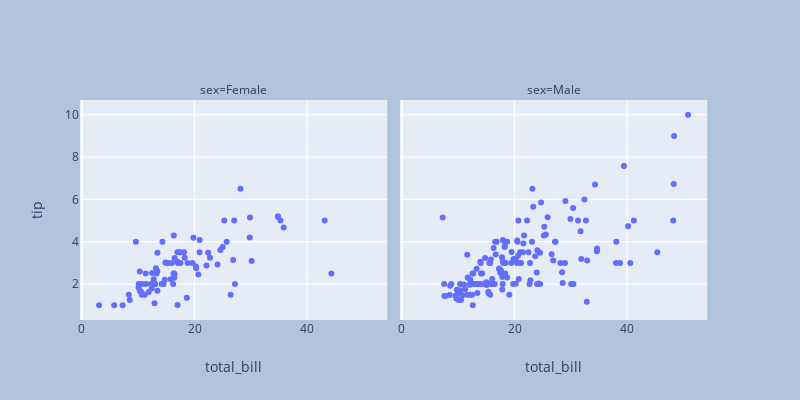

The code cell stored with this chart in its notebook:
### Code cell
fig.update_layout(
    margin=go.layout.Margin(
        pad=0
    ),
    paper_bgcolor="LightSteelBlue"
)

### Figure 1 — Plotly figure (JSON) as saved in the notebook; plotly's stock layout.template omitted (floating-point values rounded to 4 significant figures; data arrays with more than 128 entries replaced by an {"elided": "..."} marker saying what was removed)
{"data": [{"hoverlabel": {"namelength": 0}, "hovertemplate": "sex=Female<br>total_bill=%{x}<br>tip=%{y}", "legendgroup": "", "marker": {"color": "#636efa", "symbol": "circle"}, "mode": "markers", "name": "", "showlegend": false, "type": "scatter", "x": [16.99, 24.59, 35.26, 14.83, 10.33, 16.97, 20.29, 15.77, 19.65, 15.06, 20.69, 16.93, 10.29, 34.81, 26.41, 16.45, 3.07, 17.07, 26.86, 25.28, 14.73, 10.07, 34.83, 5.75, 16.32, 22.75, 11.35, 15.38, 44.3, 22.42, 20.92, 14.31, 7.25, 25.71, 17.31, 10.65, 12.43, 24.08, 13.42, 12.48, 29.8, 14.52, 11.38, 20.27, 11.17, 12.26, 18.26, 8.51, 10.33, 14.15, 13.16, 17.47, 27.05, 16.43, 8.35, 18.64, 11.87, 29.85, 25, 13.39, 16.21, 17.51, 10.59, 10.63, 9.6, 20.9, 18.15, 19.81, 43.11, 13, 12.74, 13, 16.4, 16.47, 12.76, 13.27, 28.17, 12.9, 30.14, 13.42, 15.98, 16.27, 10.09, 22.12, 35.83, 27.18, 18.78], "xaxis": "x", "y": [1.01, 3.61, 5, 3.02, 1.67, 3.5, 2.75, 2.23, 3, 3, 2.45, 3.07, 2.6, 5.2, 1.5, 2.47, 1, 3, 3.14, 5, 2.2, 1.83, 5.17, 1, 4.3, 3.25, 2.5, 3, 2.5, 3.48, 4.08, 4, 1, 4, 3.5, 1.5, 1.8, 2.92, 1.68, 2.52, 4.2, 2, 2, 2.83, 1.5, 2, 3.25, 1.25, 2, 2, 2.75, 3.5, 5, 2.3, 1.5, 1.36, 1.63, 5.14, 3.75, 2.61, 2, 3, 1.61, 2, 4, 3.5, 3.5, 4.19, 5, 2, 2.01, 2, 2.5, 3.23, 2.23, 2.5, 6.5, 1.1, 3.09, 3.48, 3, 2.5, 2, 2.88, 4.67, 2, 3], "yaxis": "y"}, {"hoverlabel": {"namelength": 0}, "hovertemplate": "sex=Male<br>total_bill=%{x}<br>tip=%{y}", "legendgroup": "", "marker": {"color": "#636efa", "symbol": "circle"}, "mode": "markers", "name": "", "showlegend": false, "type": "scatter", "x": {"elided": "157 float values"}, "xaxis": "x2", "y": {"elided": "157 float values"}, "yaxis": "y2"}], "layout": {"annotations": [{"font": {}, "showarrow": false, "text": "sex=Female", "x": 0.24, "xanchor": "center", "xref": "paper", "y": 1, "yanchor": "bottom", "yref": "paper"}, {"font": {}, "showarrow": false, "text": "sex=Male", "x": 0.74, "xanchor": "center", "xref": "paper", "y": 1, "yanchor": "bottom", "yref": "paper"}], "height": 400, "legend": {"tracegroupgap": 0}, "margin": {"pad": 0}, "paper_bgcolor": "LightSteelBlue", "width": 800, "xaxis": {"anchor": "y", "domain": [0, 0.48], "title": {"text": "total_bill"}}, "xaxis2": {"anchor": "y2", "domain": [0.5, 0.98], "matches": "x", "title": {"text": "total_bill"}}, "yaxis": {"anchor": "x", "domain": [0, 1], "title": {"text": "tip"}}, "yaxis2": {"anchor": "x2", "domain": [0, 1], "matches": "y", "showticklabels": false}}}
